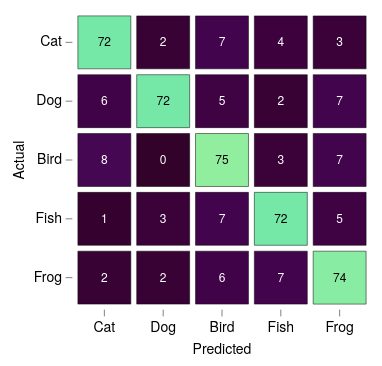

Express this chart as Vega-Lite.
### Vega-Lite specification from a JSON file in a GitHub repository (floating-point values rounded to 4 significant figures)
{"background": null, "config": {"arc": {"fill": "#DBDBDB", "fillOpacity": 1.0, "innerRadius": 37.5, "padAngle": 0.03, "stroke": "black", "strokeOpacity": 1, "strokeWidth": 0.25}, "area": {"fill": "#DBDBDB", "fillOpacity": 1.0, "stroke": "black", "strokeOpacity": 1, "strokeWidth": 0.25}, "axis": {"domain": true, "domainCap": "round", "domainColor": "black", "domainWidth": 0.25, "grid": false, "gridCap": "round", "gridColor": "#F1F1F1", "gridDash": [0, 0], "gridOpacity": 1.0, "gridWidth": 0.25, "labelColor": "black", "labelFont": "Helvetica Neue", "labelFontSize": 7, "labelFontStyle": "normal", "labelFontWeight": 400, "offset": 0, "ticks": true, "tickCap": "round", "tickColor": "black", "tickRound": false, "tickSize": 3, "tickWidth": 0.25, "titleColor": "black", "titleFont": "Helvetica Neue", "titleFontSize": 7, "titleFontStyle": "normal", "titleFontWeight": 400}, "axisX": {"domain": false, "labelAlign": "center", "labelAngle": 0, "labels": true, "ticks": true, "translate": 0}, "axisY": {"domain": false, "labelAlign": "right", "labelAngle": 0, "labels": true, "ticks": true, "translate": 0}, "axisRight": {"domain": false, "labelAlign": "left", "labelAngle": 0, "labels": true, "ticks": true, "translate": 0}, "axisTop": {"domain": false, "labelAlign": "center", "labelAngle": 0, "labels": true, "ticks": true, "translate": 0}, "axisBand": {"tickOffset": 0}, "bar": {"fill": "#DBDBDB", "fillOpacity": 1.0, "stroke": "black", "strokeOpacity": 1, "strokeWidth": 0.25}, "boxplot": {"size": 13.5, "ticks": {"cornerRadius": 0.25, "fill": "black", "opacity": 1, "size": 6.75, "thickness": 0.25}, "box": {"fillOpacity": 1.0, "stroke": "black", "strokeOpacity": 1, "strokeWidth": 0.25}, "median": {"cornerRadius": 0, "fill": "black", "fillOpacity": 1.0, "opacity": 1, "size": 13.5, "thickness": 0.25}, "rule": {"fill": "black", "fillOpacity": 1.0, "size": 15.0, "stroke": "black", "strokeDash": [0, 0], "strokeOpacity": 1, "strokeWidth": 0.25}, "outliers": {"color": "black", "fill": "black", "fillOpacity": 1.0, "size": 0, "stroke": "black", "strokeOpacity": 1, "strokeWidth": 0.25}}, "circle": {"fill": "black", "fillOpacity": 1.0, "size": 0.75, "stroke": null, "strokeOpacity": 1, "strokeWidth": 0.25}, "errorband": {"band": {"fillOpacity": 0.6, "stroke": null, "strokeWidth": 0.25, "strokeOpacity": 1}, "borders": {"opacity": 0, "strokeOpacity": 0.25, "strokeWidth": 1}}, "errorbar": {"opacity": 1, "rule": {"strokeDash": [0, 0], "strokeWidth": 0.25}, "ticks": {"color": "black", "cornerRadius": 0.125, "opacity": 1, "size": 9.0, "thickness": 0.25}, "thickness": 0.25}, "font": "Helvetica Neue", "geoshape": {"fill": "#DBDBDB", "fillOpacity": 1.0, "stroke": "black", "strokeOpacity": 1, "strokeWidth": 0.25}, "header": {"labelColor": "black", "labelFont": "Helvetica Neue", "labelFontSize": 7, "labelFontStyle": "normal", "labelFontWeight": 400, "titleColor": "black", "titleFont": "Helvetica Neue", "titleFontSize": 7, "titleFontStyle": "normal", "titleFontWeight": 400, "titlePadding": 0}, "legend": {"disable": false, "offset": 4.5, "titlePadding": 4, "labelOffset": 2, "gradientLabelOffset": 2, "gradientLength": 75.0, "gradientThickness": 7.5, "gradientOpacity": 1.0, "gradientStrokeColor": "black", "gradientStrokeWidth": 0.25, "labelColor": "black", "labelFont": "Helvetica Neue", "labelFontSize": 7, "labelFontStyle": "normal", "labelFontWeight": 400, "strokeColor": "black", "strokeWidth": 0, "symbolSize": 42, "symbolStrokeColor": "black", "symbolStrokeWidth": 0.25, "titleColor": "black", "titleFont": "Helvetica Neue", "titleFontSize": 7, "titleFontStyle": "normal", "titleFontWeight": 400}, "line": {"color": "black", "stroke": "black", "strokeCap": "round", "strokeDash": [0, 0], "strokeOpacity": 1, "strokeWidth": 0.375}, "point": {"filled": true, "fill": "#DBDBDB", "fillOpacity": 1.0, "size": 7.5, "stroke": "black", "strokeOpacity": 1, "strokeWidth": 0.25}, "range": {"category": ["#C6D9F1", "#F1C9CB", "#FEF0B9", "#CEE37A", "#7AA8E0", "#E589A3", "#FDDD5D", "#68B961", "#4177B1", "#C35082", "#E5C227", "#438156"], "diverging": {"scheme": ["#C35082", "#CE6D94", "#D989A7", "#E2A4BA", "#EABFCE", "#F1DBE2", "#F6F6F6", "#D7E0EB", "#B9CBE0", "#9BB6D5", "#7DA1C9", "#5F8CBD", "#4177B1"]}, "heatmap": {"scheme": ["#32022B", "#43044D", "#4C196E", "#4D338C", "#484DA6", "#3A68BB", "#1D83CA", "#1D9CCB", "#23B5C9", "#28CDC5", "#4DE0B4", "#91EE9F"]}, "ordinal": {"scheme": ["#F1F1F1", "#DBDBDB", "#C6C6C6", "#B2B2B2", "#9D9D9D", "#898989", "#767676", "#636363", "#515151", "#404040", "#2F2F2F", "#1F1F1F"]}, "ramp": {"scheme": ["#32022B", "#43044D", "#4C196E", "#4D338C", "#484DA6", "#3A68BB", "#1D83CA", "#1D9CCB", "#23B5C9", "#28CDC5", "#4DE0B4", "#91EE9F"]}}, "rule": {"color": "black", "stroke": "black", "strokeCap": "round", "strokeDash": [2, 2], "strokeOpacity": 1, "strokeWidth": 0.25}, "scale": {"bandPaddingInner": 0.1, "bandPaddingOuter": 0.1, "round": false}, "rect": {"fill": "#DBDBDB", "fillOpacity": 1.0, "stroke": "black", "strokeOpacity": 1, "strokeWidth": 0.25}, "square": {"fill": "#DBDBDB", "fillOpacity": 1.0, "size": 15.0, "stroke": "black", "strokeOpacity": 1, "strokeWidth": 0.25}, "text": {"color": "black", "font": "Helvetica Neue", "fontSize": 7, "fontStyle": "normal", "fontWeight": 400}, "tick": {"color": "black", "cornerRadius": 0.125, "opacity": 1.0, "size": 13.5, "thickness": 0.25}, "title": {"anchor": "middle", "frame": "group", "color": "black", "font": "Helvetica Neue", "fontSize": 7, "fontStyle": "normal", "fontWeight": 400, "subtitleColor": "black", "subtitleFont": "Helvetica Neue", "subtitleFontSize": "Helvetica Neue", "subtitleFontStyle": "normal", "subtitleFontWeight": 400}, "trail": {"color": "black", "opacity": 1, "size": 0.375}, "view": {"continuousWidth": 150, "continuousHeight": 150, "discreteWidth": 150, "discreteHeight": 150, "fill": null, "stroke": null, "strokeWidth": 0.25}}, "layer": [{"mark": {"type": "rect"}, "encoding": {"color": {"field": "n", "legend": null, "title": null, "type": "quantitative"}, "x": {"field": "pred", "sort": ["Cat", "Dog", "Bird", "Fish", "Frog"], "title": "Predicted", "type": "nominal"}, "y": {"field": "true", "sort": ["Cat", "Dog", "Bird", "Fish", "Frog"], "title": "Actual", "type": "nominal"}}}, {"mark": {"type": "text", "fontSize": 6}, "encoding": {"color": {"condition": {"test": "datum.n < 40", "value": "white"}, "value": "black"}, "text": {"field": "n", "type": "quantitative"}, "x": {"field": "pred", "sort": ["Cat", "Dog", "Bird", "Fish", "Frog"], "type": "nominal"}, "y": {"field": "true", "sort": ["Cat", "Dog", "Bird", "Fish", "Frog"], "type": "nominal"}}}], "data": {"name": "data-0384bf31b2f4585f32d7e10bbf17e1b5"}, "$schema": "https://vega.github.io/schema/vega-lite/v6.4.1.json", "datasets": {"data-0384bf31b2f4585f32d7e10bbf17e1b5": [{"true": "Cat", "pred": "Cat", "n": 72}, {"true": "Cat", "pred": "Dog", "n": 2}, {"true": "Cat", "pred": "Bird", "n": 7}, {"true": "Cat", "pred": "Fish", "n": 4}, {"true": "Cat", "pred": "Frog", "n": 3}, {"true": "Dog", "pred": "Cat", "n": 6}, {"true": "Dog", "pred": "Dog", "n": 72}, {"true": "Dog", "pred": "Bird", "n": 5}, {"true": "Dog", "pred": "Fish", "n": 2}, {"true": "Dog", "pred": "Frog", "n": 7}, {"true": "Bird", "pred": "Cat", "n": 8}, {"true": "Bird", "pred": "Dog", "n": 0}, {"true": "Bird", "pred": "Bird", "n": 75}, {"true": "Bird", "pred": "Fish", "n": 3}, {"true": "Bird", "pred": "Frog", "n": 7}, {"true": "Fish", "pred": "Cat", "n": 1}, {"true": "Fish", "pred": "Dog", "n": 3}, {"true": "Fish", "pred": "Bird", "n": 7}, {"true": "Fish", "pred": "Fish", "n": 72}, {"true": "Fish", "pred": "Frog", "n": 5}, {"true": "Frog", "pred": "Cat", "n": 2}, {"true": "Frog", "pred": "Dog", "n": 2}, {"true": "Frog", "pred": "Bird", "n": 6}, {"true": "Frog", "pred": "Fish", "n": 7}, {"true": "Frog", "pred": "Frog", "n": 74}]}}
